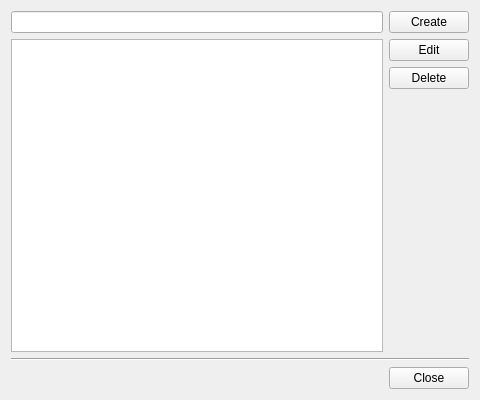
<?xml version="1.0" encoding="UTF-8"?>
<ui version="4.0">
 <class>DiaAccounts</class>
 <widget class="QDialog" name="DiaAccounts">
  <property name="windowModality">
   <enum>Qt::WindowModal</enum>
  </property>
  <property name="geometry">
   <rect>
    <x>0</x>
    <y>0</y>
    <width>480</width>
    <height>400</height>
   </rect>
  </property>
  <property name="windowTitle">
   <string>QGLPI - Accounts</string>
  </property>
  <property name="modal">
   <bool>true</bool>
  </property>
  <layout class="QGridLayout" name="gridLayout">
   <item row="0" column="0">
    <layout class="QHBoxLayout" name="horizontalLayout_2">
     <item>
      <layout class="QVBoxLayout" name="verticalLayout_2">
       <item>
        <widget class="QLineEdit" name="le_filter">
         <property name="clearButtonEnabled">
          <bool>true</bool>
         </property>
        </widget>
       </item>
       <item>
        <widget class="QListView" name="tv"/>
       </item>
      </layout>
     </item>
     <item>
      <layout class="QVBoxLayout" name="verticalLayout">
       <property name="sizeConstraint">
        <enum>QLayout::SetMinimumSize</enum>
       </property>
       <item>
        <widget class="QPushButton" name="btn_create">
         <property name="text">
          <string>Create</string>
         </property>
         <property name="autoDefault">
          <bool>false</bool>
         </property>
         <property name="default">
          <bool>false</bool>
         </property>
        </widget>
       </item>
       <item>
        <widget class="QPushButton" name="btn_edit">
         <property name="text">
          <string>Edit</string>
         </property>
         <property name="autoDefault">
          <bool>false</bool>
         </property>
        </widget>
       </item>
       <item>
        <widget class="QPushButton" name="btn_delete">
         <property name="text">
          <string>Delete</string>
         </property>
         <property name="autoDefault">
          <bool>false</bool>
         </property>
        </widget>
       </item>
       <item>
        <spacer name="verticalSpacer">
         <property name="orientation">
          <enum>Qt::Vertical</enum>
         </property>
         <property name="sizeHint" stdset="0">
          <size>
           <width>20</width>
           <height>40</height>
          </size>
         </property>
        </spacer>
       </item>
      </layout>
     </item>
    </layout>
   </item>
   <item row="1" column="0">
    <widget class="Line" name="line">
     <property name="orientation">
      <enum>Qt::Horizontal</enum>
     </property>
    </widget>
   </item>
   <item row="2" column="0">
    <layout class="QHBoxLayout" name="horizontalLayout">
     <item>
      <spacer name="horizontalSpacer">
       <property name="orientation">
        <enum>Qt::Horizontal</enum>
       </property>
       <property name="sizeHint" stdset="0">
        <size>
         <width>40</width>
         <height>20</height>
        </size>
       </property>
      </spacer>
     </item>
     <item>
      <widget class="QPushButton" name="btn_close">
       <property name="text">
        <string>Close</string>
       </property>
       <property name="autoDefault">
        <bool>false</bool>
       </property>
      </widget>
     </item>
    </layout>
   </item>
  </layout>
 </widget>
 <tabstops>
  <tabstop>le_filter</tabstop>
  <tabstop>tv</tabstop>
  <tabstop>btn_create</tabstop>
  <tabstop>btn_edit</tabstop>
  <tabstop>btn_delete</tabstop>
  <tabstop>btn_close</tabstop>
 </tabstops>
 <resources/>
 <connections>
  <connection>
   <sender>btn_close</sender>
   <signal>clicked()</signal>
   <receiver>DiaAccounts</receiver>
   <slot>reject()</slot>
   <hints>
    <hint type="sourcelabel">
     <x>413</x>
     <y>363</y>
    </hint>
    <hint type="destinationlabel">
     <x>346</x>
     <y>364</y>
    </hint>
   </hints>
  </connection>
 </connections>
</ui>
